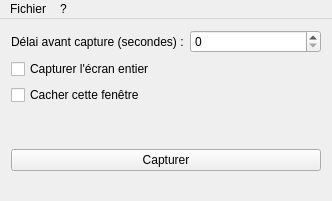
<?xml version="1.0" encoding="UTF-8"?>
<ui version="4.0">
 <class>MainWindowClass</class>
 <widget class="QMainWindow" name="MainWindowClass">
  <property name="geometry">
   <rect>
    <x>0</x>
    <y>0</y>
    <width>332</width>
    <height>201</height>
   </rect>
  </property>
  <property name="windowTitle">
   <string>PixGrab 2.6</string>
  </property>
  <property name="windowIcon">
   <iconset resource="../ressource.qrc">
    <normaloff>:/icone/icone.png</normaloff>:/icone/icone.png</iconset>
  </property>
  <widget class="QWidget" name="centralWidget">
   <layout class="QVBoxLayout" name="verticalLayout">
    <item>
     <layout class="QHBoxLayout" name="horizontalLayout_2">
      <item>
       <widget class="QLabel" name="label">
        <property name="text">
         <string>Délai avant capture (secondes) :</string>
        </property>
       </widget>
      </item>
      <item>
       <widget class="QSpinBox" name="editDelai"/>
      </item>
     </layout>
    </item>
    <item>
     <widget class="QCheckBox" name="checkEntiere">
      <property name="text">
       <string>Capturer l'écran entier</string>
      </property>
     </widget>
    </item>
    <item>
     <widget class="QCheckBox" name="checkHide">
      <property name="text">
       <string>Cacher cette fenêtre</string>
      </property>
     </widget>
    </item>
    <item>
     <spacer name="verticalSpacer">
      <property name="orientation">
       <enum>Qt::Vertical</enum>
      </property>
      <property name="sizeHint" stdset="0">
       <size>
        <width>20</width>
        <height>26</height>
       </size>
      </property>
     </spacer>
    </item>
    <item>
     <widget class="QPushButton" name="buttonCapture">
      <property name="text">
       <string>Capturer</string>
      </property>
     </widget>
    </item>
   </layout>
  </widget>
  <widget class="QMenuBar" name="menuBar">
   <property name="geometry">
    <rect>
     <x>0</x>
     <y>0</y>
     <width>332</width>
     <height>26</height>
    </rect>
   </property>
   <widget class="QMenu" name="menuFichier">
    <property name="title">
     <string>Fichier</string>
    </property>
    <addaction name="actionQuit"/>
   </widget>
   <widget class="QMenu" name="menu">
    <property name="title">
     <string>?</string>
    </property>
    <addaction name="actionQt"/>
    <addaction name="actionAbout"/>
    <addaction name="actionLicence"/>
   </widget>
   <addaction name="menuFichier"/>
   <addaction name="menu"/>
  </widget>
  <widget class="QStatusBar" name="statusBar">
   <property name="sizeGripEnabled">
    <bool>false</bool>
   </property>
  </widget>
  <action name="actionQt">
   <property name="text">
    <string>Qt</string>
   </property>
  </action>
  <action name="actionAbout">
   <property name="text">
    <string>A propos</string>
   </property>
  </action>
  <action name="actionQuit">
   <property name="text">
    <string>Quitter</string>
   </property>
  </action>
  <action name="actionLicence">
   <property name="text">
    <string>Licence</string>
   </property>
  </action>
 </widget>
 <layoutdefault spacing="6" margin="11"/>
 <resources>
  <include location="../ressource.qrc"/>
 </resources>
 <connections/>
</ui>
